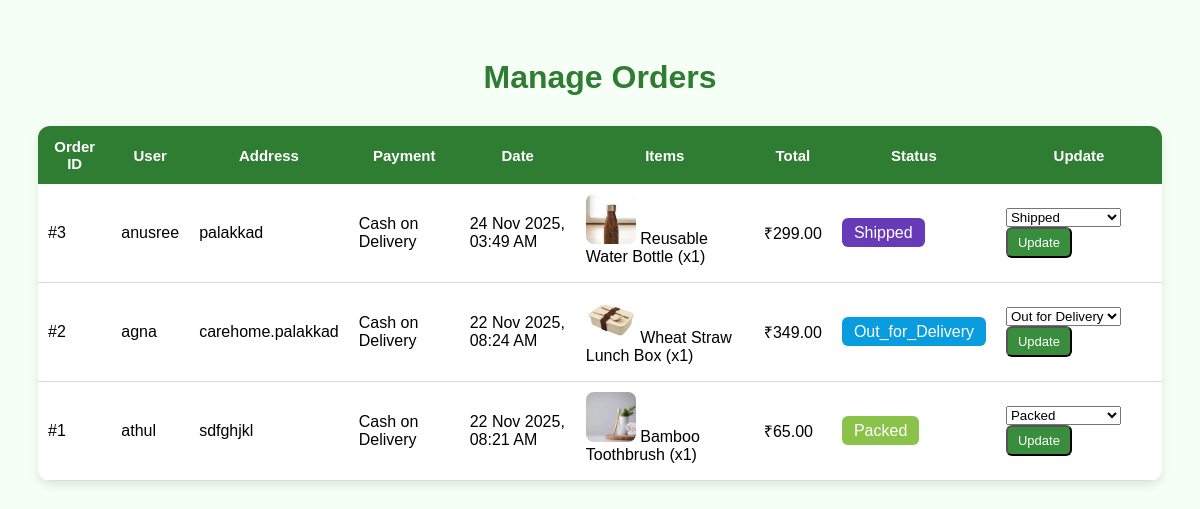
/admin_manage-orders/, run on the app's committed database.
### app/models.py (models this page shows, shortened)
class Order(models.Model):
    user = models.ForeignKey(CustomUser, on_delete=models.CASCADE)
    address_order = models.CharField(max_length=255, null=True, blank=True)
    payment_method = models.CharField(max_length=50, default='COD')
    status = models.CharField(max_length=20, default='Pending')
    order_date = models.DateTimeField(default=timezone.now)
    @property
    def total_amount(self):
        total = sum(item.total_price for item in self.items.all())
        return total

class CustomUser(AbstractUser):
    phone = models.CharField(max_length=15, blank=True, null=True)
    address = models.TextField(blank=True, null=True)
    pincode = models.CharField(max_length=10, blank=True, null=True)

class OrderItem(models.Model):
    order = models.ForeignKey(Order, on_delete=models.CASCADE, related_name='items')
    product = models.ForeignKey(Product, on_delete=models.CASCADE)
    quantity = models.PositiveIntegerField(default=1)
    price = models.DecimalField(max_digits=10, decimal_places=2)
    @property
    def total_price(self):
        return self.quantity * self.price

class Product(models.Model):
    name = models.CharField(max_length=200)
    category = models.ForeignKey(Category, on_delete=models.CASCADE, related_name='products')
    description = models.TextField()
    price = models.DecimalField(max_digits=8, decimal_places=2)
    image = models.ImageField(upload_to='product_images/', null=True, blank=True)
    eco_rating = models.IntegerField(default=5)

### app/views.py (the view)
# urls.py: path("admin_manage-orders/", views.admin_manage_orders, name="admin_manage_orders"),
def admin_manage_orders(request):
    orders = Order.objects.all().order_by('-order_date')
    return render(request, "admin_manage_orders.html", {"orders": orders})

### templates/admin_manage_orders.html (shortened to what this page needs)
<!DOCTYPE html>
<html>
<head>
</head>
<body>
<h1>Manage Orders</h1>
<table>
    <tr>
        <th>Order ID</th>
        <th>User</th>
        <th>Address</th>
        <th>Payment</th>
        <th>Date</th>
        <th>Items</th>
        <th>Total</th>
        <th>Status</th>
        <th>Update</th>
    </tr>
    {% for order in orders %}
    <tr>
        <td>#{{ order.id }}</td>
        <td>{{ order.user.username }}</td>
        <td>{{ order.address_order }}</td>
        <td>{{ order.payment_method }}</td>
        <td>{{ order.order_date|date:"d M Y, h:i A" }}</td>
        <td>
            {% for item in order.items.all %}
            <div style="margin-bottom:6px;">
                <img src="{{ item.product.image.url }}" class="product-img">
                {{ item.product.name }} (x{{ item.quantity }})
            </div>
            {% endfor %}
        </td>
        <td>₹{{ order.total_amount }}</td>
        <td>
            <span class="status-box {{ order.status }}">
                {{ order.status }}
            </span>
        </td>
        <td>
            <form action="{% url 'update_order_status' order.id %}" method="POST">
    <select name="status">
        <option value="Packed" {% if order.status == "Packed" %}selected{% endif %}>Packed</option>
        <option value="Shipped" {% if order.status == "Shipped" %}selected{% endif %}>Shipped</option>
        <option value="Out_for_Delivery" {% if order.status == "Out_for_Delivery" %}selected{% endif %}>Out for Delivery</option>
    </select>
    <button type="submit" class="btn btn-success">Update</button>
</form>
        </td>
    </tr>
    {% endfor %}
</table>
</body>
</html>

### templates/admin_manage_orders.html (style rules this page uses)
body { font-family: Poppins, sans-serif; background: #f5fff5; padding: 30px; }
h1 { color: #2e7d32; text-align: center; margin-bottom: 30px; }
table { width: 100%; border-collapse: collapse; background: white; border-radius: 12px; overflow: hidden; box-shadow: 0 4px 10px rgba(0,0,0,0.1); }
th { background: #2e7d32; color: white; padding: 12px; font-size: 15px; }
td { padding: 10px; border-bottom: 1px solid #ddd; }
.status-box { padding: 6px 12px; border-radius: 6px; color: white; font-weight: 500; }
.Packed { background: #8bc34a; }
.Shipped { background: #673ab7; }
.Out_for_Delivery { background: #099cdf ; }
.btn { padding: 6px 10px; background: #388e3c; color: white; border-radius: 6px; text-decoration: none; font-size: 13px; }
.product-img { width: 50px; height: 50px; border-radius: 8px; object-fit: cover; }

### data on the page
Order: id "3", user.username "anusree", address_order "palakkad", payment_method "Cash on Delivery", order_date "24 Nov 2025, 03:49 AM", total_amount "299.00", status "Shipped"
OrderItem: product.image (picture), product.name "Reusable Water Bottle", quantity "1"
Order: id "2", user.username "agna", address_order "carehome.palakkad", payment_method "Cash on Delivery", order_date "22 Nov 2025, 08:24 AM", total_amount "349.00", status "Out_for_Delivery", status "Out for Delivery"
OrderItem: product.image (picture), product.name "Wheat Straw Lunch Box", quantity "1"
Order: id "1", user.username "athul", address_order "sdfghjkl", payment_method "Cash on Delivery", order_date "22 Nov 2025, 08:21 AM", total_amount "65.00", status "Packed"
OrderItem: product.image (picture), product.name "Bamboo Toothbrush", quantity "1"
